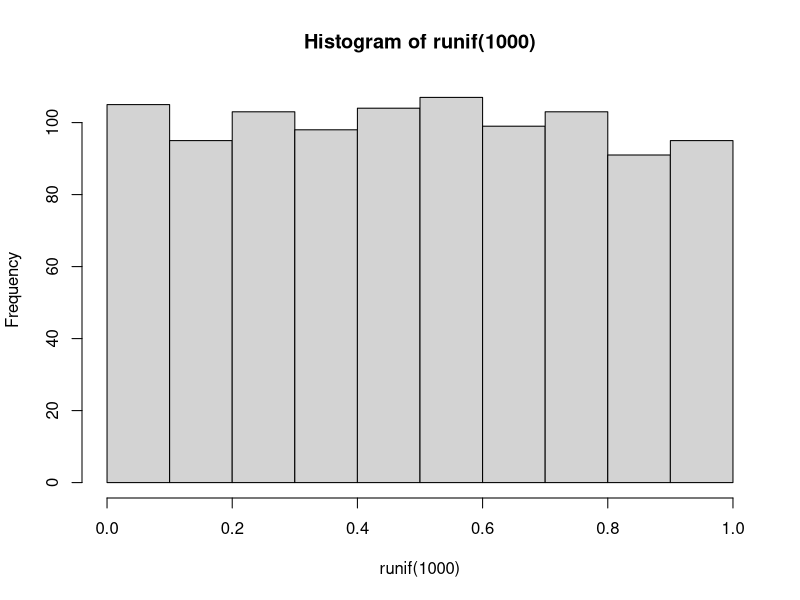
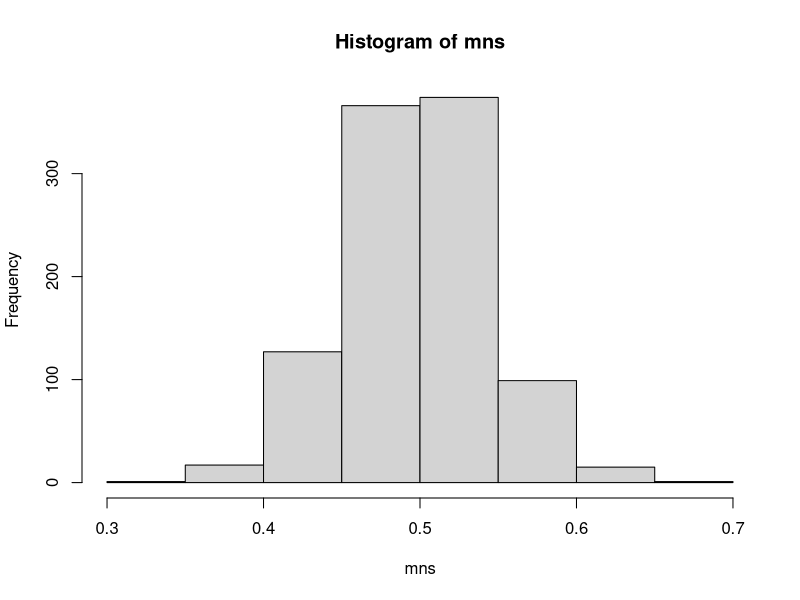

R code for these plots, in order:
## ---- chunk 1
hist(runif(1000))
## ---- chunk 2
mns = NULL
for (i in 1 : 1000) mns = c(mns, mean(runif(40)))
hist(mns)
